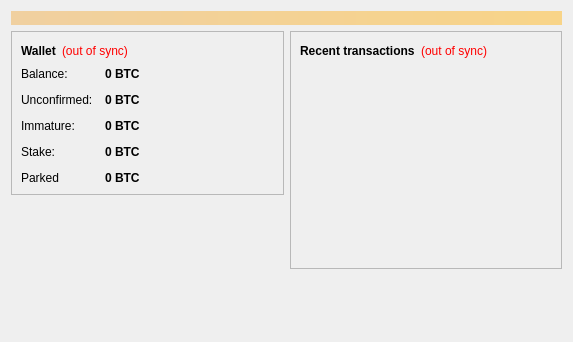
<?xml version="1.0" encoding="UTF-8"?>
<ui version="4.0">
 <class>OverviewPage</class>
 <widget class="QWidget" name="OverviewPage">
  <property name="geometry">
   <rect>
    <x>0</x>
    <y>0</y>
    <width>573</width>
    <height>342</height>
   </rect>
  </property>
  <property name="windowTitle">
   <string>Form</string>
  </property>
  <layout class="QVBoxLayout" name="topLayout">
   <item>
    <widget class="QLabel" name="labelAlerts">
     <property name="visible">
      <bool>false</bool>
     </property>
     <property name="styleSheet">
      <string notr="true">background-color: qlineargradient(x1: 0, y1: 0, x2: 1, y2: 0, stop:0 #F0D0A0, stop:1 #F8D488); color:#000000;</string>
     </property>
     <property name="wordWrap">
      <bool>true</bool>
     </property>
     <property name="margin">
      <number>3</number>
     </property>
    </widget>
   </item>
   <item>
    <layout class="QHBoxLayout" name="horizontalLayout" stretch="1,1">
     <item>
      <layout class="QVBoxLayout" name="verticalLayout_2">
       <item>
        <widget class="QFrame" name="frame">
         <property name="frameShape">
          <enum>QFrame::StyledPanel</enum>
         </property>
         <property name="frameShadow">
          <enum>QFrame::Raised</enum>
         </property>
         <layout class="QVBoxLayout" name="verticalLayout_4">
          <item>
           <layout class="QHBoxLayout" name="horizontalLayout_4">
            <item>
             <widget class="QLabel" name="label_5">
              <property name="font">
               <font>
                <weight>75</weight>
                <bold>true</bold>
               </font>
              </property>
              <property name="text">
               <string>Wallet</string>
              </property>
             </widget>
            </item>
            <item>
             <widget class="QLabel" name="labelWalletStatus">
              <property name="toolTip">
               <string>The displayed information may be out of date. Your wallet automatically synchronizes with the Bitcoin network after a connection is established, but this process has not completed yet.</string>
              </property>
              <property name="styleSheet">
               <string notr="true">QLabel { color: red; }</string>
              </property>
              <property name="text">
               <string notr="true">(out of sync)</string>
              </property>
              <property name="alignment">
               <set>Qt::AlignLeading|Qt::AlignLeft|Qt::AlignVCenter</set>
              </property>
             </widget>
            </item>
            <item>
             <spacer name="horizontalSpacer_2">
              <property name="orientation">
               <enum>Qt::Horizontal</enum>
              </property>
              <property name="sizeHint" stdset="0">
               <size>
                <width>40</width>
                <height>20</height>
               </size>
              </property>
             </spacer>
            </item>
           </layout>
          </item>
          <item>
           <layout class="QFormLayout" name="formLayout_2">
            <property name="fieldGrowthPolicy">
             <enum>QFormLayout::AllNonFixedFieldsGrow</enum>
            </property>
            <property name="horizontalSpacing">
             <number>12</number>
            </property>
            <property name="verticalSpacing">
             <number>12</number>
            </property>
            <item row="0" column="0">
             <widget class="QLabel" name="label">
              <property name="text">
               <string>Balance:</string>
              </property>
             </widget>
            </item>
            <item row="0" column="1">
             <widget class="QLabel" name="labelBalance">
              <property name="font">
               <font>
                <weight>75</weight>
                <bold>true</bold>
               </font>
              </property>
              <property name="cursor">
               <cursorShape>IBeamCursor</cursorShape>
              </property>
              <property name="toolTip">
               <string>Your current balance</string>
              </property>
              <property name="text">
               <string notr="true">0 BTC</string>
              </property>
              <property name="textInteractionFlags">
               <set>Qt::LinksAccessibleByMouse|Qt::TextSelectableByKeyboard|Qt::TextSelectableByMouse</set>
              </property>
             </widget>
            </item>
            <item row="1" column="0">
             <widget class="QLabel" name="label_3">
              <property name="text">
               <string>Unconfirmed:</string>
              </property>
             </widget>
            </item>
            <item row="1" column="1">
             <widget class="QLabel" name="labelUnconfirmed">
              <property name="font">
               <font>
                <weight>75</weight>
                <bold>true</bold>
               </font>
              </property>
              <property name="cursor">
               <cursorShape>IBeamCursor</cursorShape>
              </property>
              <property name="toolTip">
               <string>Total of transactions that have yet to be confirmed, and do not yet count toward the current balance</string>
              </property>
              <property name="text">
               <string notr="true">0 BTC</string>
              </property>
              <property name="textInteractionFlags">
               <set>Qt::LinksAccessibleByMouse|Qt::TextSelectableByKeyboard|Qt::TextSelectableByMouse</set>
              </property>
             </widget>
            </item>
            <item row="2" column="0">
             <widget class="QLabel" name="labelImmatureText">
              <property name="text">
               <string>Immature:</string>
              </property>
             </widget>
            </item>
            <item row="2" column="1">
             <widget class="QLabel" name="labelImmature">
              <property name="font">
               <font>
                <weight>75</weight>
                <bold>true</bold>
               </font>
              </property>
              <property name="toolTip">
               <string>Mined balance that has not yet matured</string>
              </property>
              <property name="text">
               <string notr="true">0 BTC</string>
              </property>
              <property name="textInteractionFlags">
               <set>Qt::LinksAccessibleByMouse|Qt::TextSelectableByKeyboard|Qt::TextSelectableByMouse</set>
              </property>
             </widget>
            </item>
            <item row="3" column="0">
             <widget class="QLabel" name="labelStakeText">
              <property name="text">
               <string>Stake:</string>
              </property>
             </widget>
            </item>
            <item row="3" column="1">
             <widget class="QLabel" name="labelStake">
              <property name="font">
               <font>
                <weight>75</weight>
                <bold>true</bold>
               </font>
              </property>
              <property name="toolTip">
               <string>Stake amount withheld to secure network</string>
              </property>
              <property name="text">
               <string notr="true">0 BTC</string>
              </property>
              <property name="textInteractionFlags">
               <set>Qt::LinksAccessibleByMouse|Qt::TextSelectableByKeyboard|Qt::TextSelectableByMouse</set>
              </property>
             </widget>
            </item>
            <item row="4" column="0">
             <widget class="QLabel" name="labelParkedText">
              <property name="text">
               <string>Parked</string>
              </property>
             </widget>
            </item>
            <item row="4" column="1">
             <widget class="QLabel" name="labelParked">
              <property name="font">
               <font>
                <weight>75</weight>
                <bold>true</bold>
               </font>
              </property>
              <property name="text">
               <string>0 BTC</string>
              </property>
             </widget>
            </item>
           </layout>
          </item>
         </layout>
        </widget>
       </item>
       <item>
        <spacer name="verticalSpacer">
         <property name="orientation">
          <enum>Qt::Vertical</enum>
         </property>
         <property name="sizeHint" stdset="0">
          <size>
           <width>20</width>
           <height>40</height>
          </size>
         </property>
        </spacer>
       </item>
      </layout>
     </item>
     <item>
      <layout class="QVBoxLayout" name="verticalLayout_3">
       <item>
        <widget class="QFrame" name="frame_2">
         <property name="frameShape">
          <enum>QFrame::StyledPanel</enum>
         </property>
         <property name="frameShadow">
          <enum>QFrame::Raised</enum>
         </property>
         <layout class="QVBoxLayout" name="verticalLayout">
          <item>
           <layout class="QHBoxLayout" name="horizontalLayout_2">
            <item>
             <widget class="QLabel" name="label_4">
              <property name="text">
               <string>&lt;b&gt;Recent transactions&lt;/b&gt;</string>
              </property>
             </widget>
            </item>
            <item>
             <widget class="QLabel" name="labelTransactionsStatus">
              <property name="toolTip">
               <string>The displayed information may be out of date. Your wallet automatically synchronizes with the PPCoin network after a connection is established, but this process has not completed yet.</string>
              </property>
              <property name="styleSheet">
               <string notr="true">QLabel { color: red; }</string>
              </property>
              <property name="text">
               <string notr="true">(out of sync)</string>
              </property>
              <property name="alignment">
               <set>Qt::AlignRight|Qt::AlignTrailing|Qt::AlignVCenter</set>
              </property>
             </widget>
            </item>
            <item>
             <spacer name="horizontalSpacer">
              <property name="orientation">
               <enum>Qt::Horizontal</enum>
              </property>
              <property name="sizeHint" stdset="0">
               <size>
                <width>40</width>
                <height>20</height>
               </size>
              </property>
             </spacer>
            </item>
           </layout>
          </item>
          <item>
           <widget class="QListView" name="listTransactions">
            <property name="styleSheet">
             <string notr="true">QListView { background: transparent; }</string>
            </property>
            <property name="frameShape">
             <enum>QFrame::NoFrame</enum>
            </property>
            <property name="verticalScrollBarPolicy">
             <enum>Qt::ScrollBarAlwaysOff</enum>
            </property>
            <property name="horizontalScrollBarPolicy">
             <enum>Qt::ScrollBarAlwaysOff</enum>
            </property>
            <property name="selectionMode">
             <enum>QAbstractItemView::NoSelection</enum>
            </property>
           </widget>
          </item>
         </layout>
        </widget>
       </item>
       <item>
        <spacer name="verticalSpacer_2">
         <property name="orientation">
          <enum>Qt::Vertical</enum>
         </property>
         <property name="sizeHint" stdset="0">
          <size>
           <width>20</width>
           <height>40</height>
          </size>
         </property>
        </spacer>
       </item>
      </layout>
     </item>
    </layout>
   </item>
  </layout>
 </widget>
 <resources/>
 <connections/>
</ui>
